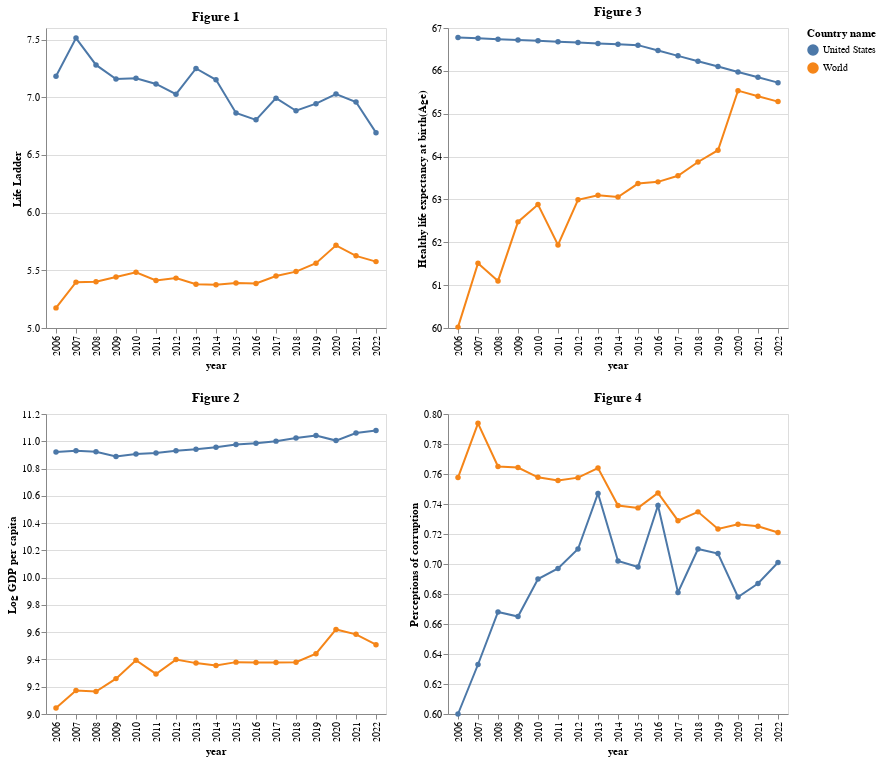

The code cell stored with this chart in its notebook:
### Markdown cell above
### Data Visualization

Now that we've separated US averages from world averages, we want to compare and contrast how these differ over time across our four variables.

### Code cell
# Plot comparing Average happiness between US and World
fig_1 = alt.Chart(official_data, title='Figure 1').mark_line(point = True).encode(
    x = 'year',
    y = alt.Y('Life Ladder', title = 'Life Ladder', scale = alt.Scale(zero = False)),
    color = 'Country name'
)

# Plot comparing Log GDP per capita between US and World
fig_2 = alt.Chart(official_data, title='Figure 2').mark_line(point = True).encode(
    x = 'year',
    y = alt.Y('Log GDP per capita', title = 'Log GDP per capita', scale = alt.Scale(zero = False)),
    color = 'Country name'
)


# Plot comparing Healthy life expectancy at birth between US and World
fig_3 = alt.Chart(official_data, title='Figure 3').mark_line(point = True).encode(
    x = 'year',
    y = alt.Y('Healthy life expectancy at birth', title = 'Healthy life expectancy at birth(Age)', scale = alt.Scale(zero = False)),
    color = 'Country name'
)

# Plot comparing perception of corruption between US and World
fig_4 = alt.Chart(official_data, title='Figure 4').mark_line(point = True).encode(
    x = 'year',
    y = alt.Y('Perceptions of corruption', scale = alt.Scale(zero = False)),
    color = 'Country name'
)

fig_1 & fig_2 | fig_3 & fig_4

### Figure 1 — Vega-Lite specification as saved in the notebook (floating-point values rounded to 4 significant figures)
{"$schema": "https://vega.github.io/schema/vega-lite/v4.17.0.json", "config": {"view": {"continuousHeight": 300, "continuousWidth": 400}}, "data": {"name": "data-66d501c13d2854bb0e4457d85292819b"}, "datasets": {"data-66d501c13d2854bb0e4457d85292819b": [{"Country name": "United States", "Healthy life expectancy at birth": 66.78, "Life Ladder": 7.182, "Log GDP per capita": 10.92, "Perceptions of corruption": 0.6, "year": "2006"}, {"Country name": "United States", "Healthy life expectancy at birth": 66.76, "Life Ladder": 7.513, "Log GDP per capita": 10.93, "Perceptions of corruption": 0.633, "year": "2007"}, {"Country name": "United States", "Healthy life expectancy at birth": 66.74, "Life Ladder": 7.28, "Log GDP per capita": 10.92, "Perceptions of corruption": 0.668, "year": "2008"}, {"Country name": "United States", "Healthy life expectancy at birth": 66.72, "Life Ladder": 7.158, "Log GDP per capita": 10.89, "Perceptions of corruption": 0.665, "year": "2009"}, {"Country name": "United States", "Healthy life expectancy at birth": 66.7, "Life Ladder": 7.164, "Log GDP per capita": 10.91, "Perceptions of corruption": 0.69, "year": "2010"}, {"Country name": "United States", "Healthy life expectancy at birth": 66.68, "Life Ladder": 7.115, "Log GDP per capita": 10.91, "Perceptions of corruption": 0.697, "year": "2011"}, {"Country name": "United States", "Healthy life expectancy at birth": 66.66, "Life Ladder": 7.026, "Log GDP per capita": 10.93, "Perceptions of corruption": 0.71, "year": "2012"}, {"Country name": "United States", "Healthy life expectancy at birth": 66.64, "Life Ladder": 7.249, "Log GDP per capita": 10.94, "Perceptions of corruption": 0.747, "year": "2013"}, {"Country name": "United States", "Healthy life expectancy at birth": 66.62, "Life Ladder": 7.151, "Log GDP per capita": 10.96, "Perceptions of corruption": 0.702, "year": "2014"}, {"Country name": "United States", "Healthy life expectancy at birth": 66.6, "Life Ladder": 6.864, "Log GDP per capita": 10.98, "Perceptions of corruption": 0.698, "year": "2015"}, {"Country name": "United States", "Healthy life expectancy at birth": 66.47, "Life Ladder": 6.804, "Log GDP per capita": 10.98, "Perceptions of corruption": 0.739, "year": "2016"}, {"Country name": "United States", "Healthy life expectancy at birth": 66.35, "Life Ladder": 6.992, "Log GDP per capita": 11.0, "Perceptions of corruption": 0.681, "year": "2017"}, {"Country name": "United States", "Healthy life expectancy at birth": 66.22, "Life Ladder": 6.883, "Log GDP per capita": 11.02, "Perceptions of corruption": 0.71, "year": "2018"}, {"Country name": "United States", "Healthy life expectancy at birth": 66.1, "Life Ladder": 6.944, "Log GDP per capita": 11.04, "Perceptions of corruption": 0.707, "year": "2019"}, {"Country name": "United States", "Healthy life expectancy at birth": 65.97, "Life Ladder": 7.028, "Log GDP per capita": 11.01, "Perceptions of corruption": 0.678, "year": "2020"}, {"Country name": "United States", "Healthy life expectancy at birth": 65.85, "Life Ladder": 6.959, "Log GDP per capita": 11.06, "Perceptions of corruption": 0.687, "year": "2021"}, {"Country name": "United States", "Healthy life expectancy at birth": 65.72, "Life Ladder": 6.693, "Log GDP per capita": 11.08, "Perceptions of corruption": 0.701, "year": "2022"}, {"Country name": "World", "Healthy life expectancy at birth": 60.02, "Life Ladder": 5.174, "Log GDP per capita": 9.044, "Perceptions of corruption": 0.7576, "year": "2006"}, {"Country name": "World", "Healthy life expectancy at birth": 61.51, "Life Ladder": 5.398, "Log GDP per capita": 9.173, "Perceptions of corruption": 0.7938, "year": "2007"}, {"Country name": "World", "Healthy life expectancy at birth": 61.1, "Life Ladder": 5.401, "Log GDP per capita": 9.164, "Perceptions of corruption": 0.765, "year": "2008"}, {"Country name": "World", "Healthy life expectancy at birth": 62.48, "Life Ladder": 5.443, "Log GDP per capita": 9.259, "Perceptions of corruption": 0.7643, "year": "2009"}, {"Country name": "World", "Healthy life expectancy at birth": 62.88, "Life Ladder": 5.483, "Log GDP per capita": 9.394, "Perceptions of corruption": 0.7578, "year": "2010"}, {"Country name": "World", "Healthy life expectancy at birth": 61.94, "Life Ladder": 5.412, "Log GDP per capita": 9.294, "Perceptions of corruption": 0.7556, "year": "2011"}, {"Country name": "World", "Healthy life expectancy at birth": 62.99, "Life Ladder": 5.432, "Log GDP per capita": 9.399, "Perceptions of corruption": 0.7576, "year": "2012"}, {"Country name": "World", "Healthy life expectancy at birth": 63.1, "Life Ladder": 5.38, "Log GDP per capita": 9.373, "Perceptions of corruption": 0.764, "year": "2013"}, {"Country name": "World", "Healthy life expectancy at birth": 63.06, "Life Ladder": 5.374, "Log GDP per capita": 9.356, "Perceptions of corruption": 0.7389, "year": "2014"}, {"Country name": "World", "Healthy life expectancy at birth": 63.37, "Life Ladder": 5.391, "Log GDP per capita": 9.38, "Perceptions of corruption": 0.7374, "year": "2015"}, {"Country name": "World", "Healthy life expectancy at birth": 63.41, "Life Ladder": 5.386, "Log GDP per capita": 9.378, "Perceptions of corruption": 0.7473, "year": "2016"}, {"Country name": "World", "Healthy life expectancy at birth": 63.55, "Life Ladder": 5.45, "Log GDP per capita": 9.378, "Perceptions of corruption": 0.7289, "year": "2017"}, {"Country name": "World", "Healthy life expectancy at birth": 63.87, "Life Ladder": 5.489, "Log GDP per capita": 9.379, "Perceptions of corruption": 0.7348, "year": "2018"}, {"Country name": "World", "Healthy life expectancy at birth": 64.15, "Life Ladder": 5.561, "Log GDP per capita": 9.442, "Perceptions of corruption": 0.7234, "year": "2019"}, {"Country name": "World", "Healthy life expectancy at birth": 65.54, "Life Ladder": 5.716, "Log GDP per capita": 9.62, "Perceptions of corruption": 0.7265, "year": "2020"}, {"Country name": "World", "Healthy life expectancy at birth": 65.41, "Life Ladder": 5.625, "Log GDP per capita": 9.584, "Perceptions of corruption": 0.7252, "year": "2021"}, {"Country name": "World", "Healthy life expectancy at birth": 65.28, "Life Ladder": 5.575, "Log GDP per capita": 9.509, "Perceptions of corruption": 0.721, "year": "2022"}]}, "hconcat": [{"vconcat": [{"encoding": {"color": {"field": "Country name", "type": "nominal"}, "x": {"field": "year", "type": "nominal"}, "y": {"field": "Life Ladder", "scale": {"zero": false}, "title": "Life Ladder", "type": "quantitative"}}, "mark": {"point": true, "type": "line"}, "title": "Figure 1"}, {"encoding": {"color": {"field": "Country name", "type": "nominal"}, "x": {"field": "year", "type": "nominal"}, "y": {"field": "Log GDP per capita", "scale": {"zero": false}, "title": "Log GDP per capita", "type": "quantitative"}}, "mark": {"point": true, "type": "line"}, "title": "Figure 2"}]}, {"vconcat": [{"encoding": {"color": {"field": "Country name", "type": "nominal"}, "x": {"field": "year", "type": "nominal"}, "y": {"field": "Healthy life expectancy at birth", "scale": {"zero": false}, "title": "Healthy life expectancy at birth(Age)", "type": "quantitative"}}, "mark": {"point": true, "type": "line"}, "title": "Figure 3"}, {"encoding": {"color": {"field": "Country name", "type": "nominal"}, "x": {"field": "year", "type": "nominal"}, "y": {"field": "Perceptions of corruption", "scale": {"zero": false}, "type": "quantitative"}}, "mark": {"point": true, "type": "line"}, "title": "Figure 4"}]}]}
